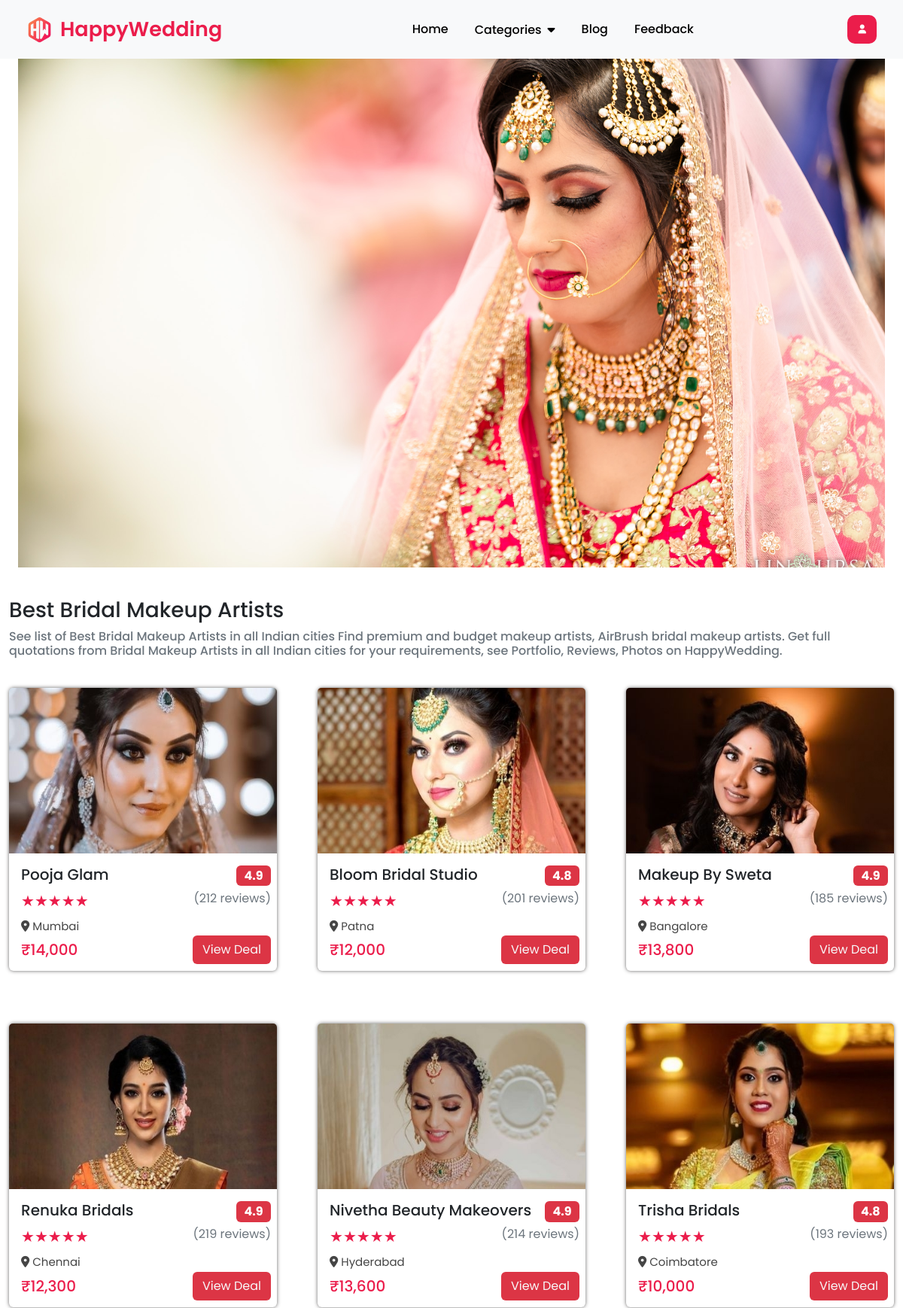
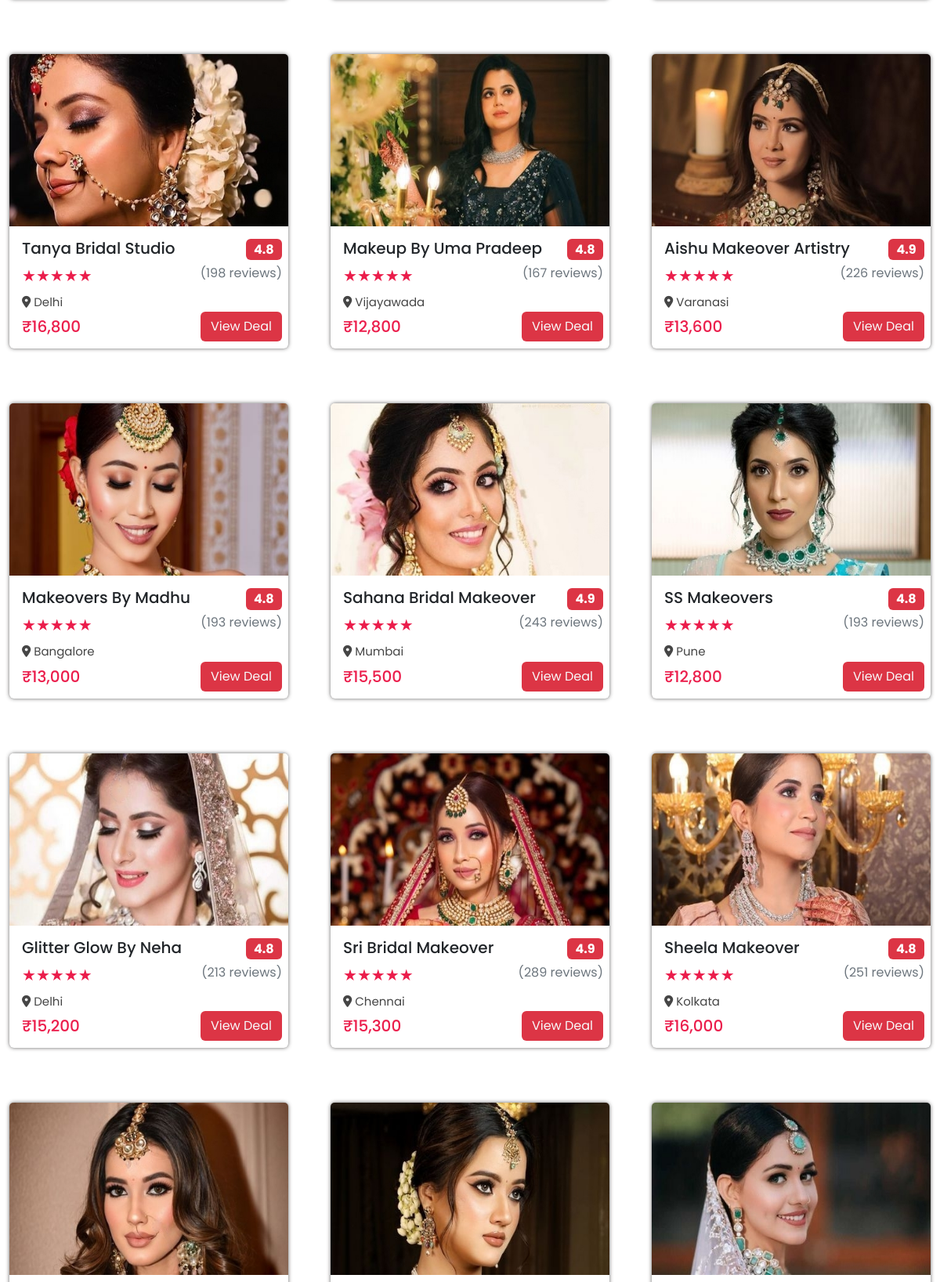
Page /makeup/ (upper part) on the committed database (2 pictures, top to bottom).
### eventapp/models.py (models this page shows, shortened)
class Makeup(models.Model):
    img=models.ImageField(upload_to="mak")
    name=models.CharField(max_length=50)
    rate=models.CharField(max_length=50)
    review=models.CharField(max_length=50)
    place=models.CharField(max_length=50)
    price=models.CharField(max_length=50)

### eventapp/views.py (the view)
# urls.py: path('makeup/',views.makeup,name='makeup'),
def makeup(request):
    dict_mak={
        'mak':Makeup.objects.all()
    }
    return render(request,'makeup.html',dict_mak)

### templates/makeup.html (shortened to what this page needs)
{% extends 'base.html' %}
{% load static %}
{% block content %}
<div class="container-fluid transparent-bg"></div>
<div class="container">
    <h3 class="title">Best Bridal Makeup Artists</h3>
    <h6 class="description my-2 text-secondary">See list of Best Bridal Makeup Artists in all Indian cities Find premium and budget makeup artists, AirBrush bridal makeup artists. Get full quotations from Bridal Makeup Artists in all Indian cities for your requirements, see Portfolio, Reviews, Photos on  HappyWedding.</h6>
    <div class="row">
        {% for i in mak %}
            <div class="event-card">
                <div class="card">
                    <img src="{{i.img.url}}" class="card-img-top" alt="">
                    <div class="card-body">
                        <h5 class="card-title">{{i.name}} <span class="badge bg-danger position-absolute end-0 me-2">{{i.rate}}</span></h5>
                        <p class="stars fs-5">&#9733;&#9733;&#9733;&#9733;&#9733;<span class="review text-secondary position-absolute end-0 me-2"> ({{i.review}} reviews)</span></p>
                        <p class="place"><i class="fa-solid fa-location-dot"></i> {{i.place}}</p>
                        <h5 class="card-text price mt-3">₹{{i.price}}<a href="{% url 'mak' %}" class="btn bg-danger text-light position-absolute end-0 me-2">View Deal</a></h5>
                    </div>
                </div>
            </div>
        {% endfor %}
    </div>
</div>
{% endblock %}

### templates/base.html (shortened to what this page needs)
{% load static %}
<!DOCTYPE html>
<html lang="en">
<head>
    <link href="https://cdn.jsdelivr.net/npm/bootstrap@5.3.3/dist/css/bootstrap.min.css" rel="stylesheet">
    <link rel="stylesheet" href="https://cdnjs.cloudflare.com/ajax/libs/font-awesome/6.5.1/css/all.min.css" />
</head>
<body>
    <header>
        <nav class="navbar navbar-expand-lg bg-body-tertiary">
            <a href="#" class="logo">
                <img src="{% static 'index img/logo.png' %}" alt="logo">
                <h2 class="navbar-brand my-auto">HappyWedding</h2>
            </a>
            <ul class="links my-auto">
                <li class="nav-item">
                    <a class="nav-link active" aria-current="page" href="{% url 'index' %}">Home</a>
                </li>
                <li class="nav-item dropdown">
                    <a class="nav-link" href="#" role="button" data-bs-toggle="dropdown" aria-expanded="false">Categories<i class="fa-solid fa-caret-down ms-2 mt-1"></i></a>
                </li>
                <li class="nav-item">
                    <a class="nav-link" href="{% url 'blog' %}">Blog</a>
                </li>
                <li class="nav-item">
                    <a class="nav-link" href="{% url 'review' %}">Feedback</a>
                </li>
            </ul>
            <div class="d-flex">
                <a class="login-btn" href="{% url 'log' %}"><i class="fas fa-user"></i></a>
            </div>
        </nav>
    </header>
	{% block content %}
    {% endblock %}
</body>
</html>

### templates/base.html (style rules this page uses)
* { margin: 0; padding: 0; box-sizing: border-box; text-decoration: none; font-family: "Poppins", sans-serif; }
body { margin-top: 50px; height: 100vh; width: 100%; line-height: 1.5; }
header { position: fixed; width: 100%; top: 0; left: 0; z-index: 10; }
.navbar { display: flex; padding: 18px 35px; margin: 0 auto; justify-content: space-between; align-items: center; }
.navbar .logo { gap: 10px; display: flex; align-items: center; text-decoration: none; }
.navbar .logo img { width: 35px; border-radius: 50%; }
.navbar .logo h2 { color: #eb1d4b; font-weight: 600; font-size: 27px; }
.navbar .links { display: flex; gap: 35px; list-style: none; align-items: center; }
.navbar .links a { color: #000000; font-size: 16px; font-weight: 500; text-decoration: none; transition: 0.1s ease; }
.navbar .login-btn { border: none; outline: none; background: #eb1d4b; color: #ffffff; border-radius: 10px; font-size: 12px; padding: 10px 14px; cursor: pointer; transition: 0.15s ease; }
.container { max-width: 1200px; margin: auto; }
.card { cursor: pointer; margin-bottom: 70px; border: none; box-shadow: 0 0 5px rgba(83, 82, 82, 0.89); }
.event-card { width: 380px; }
.card img { height: 220px; }

### rows in the picture
Makeup: img (picture), name "Pooja Glam", rate "4.9", review "212", place "Mumbai", price "14,000"
Makeup: img (picture), name "Bloom Bridal Studio", rate "4.8", review "201", place "Patna", price "12,000"
Makeup: img (picture), name "Makeup By Sweta", rate "4.9", review "185", place "Bangalore", price "13,800"
Makeup: img (picture), name "Renuka Bridals", rate "4.9", review "219", place "Chennai", price "12,300"
Makeup: img (picture), name "Nivetha Beauty Makeovers", rate "4.9", review "214", place "Hyderabad", price "13,600"
Makeup: img (picture), name "Trisha Bridals", rate "4.8", review "193", place "Coimbatore", price "10,000"
Makeup: img (picture), name "Tanya Bridal Studio", rate "4.8", review "198", place "Delhi", price "16,800"
Makeup: img (picture), name "Makeup By Uma Pradeep", rate "4.8", review "167", place "Vijayawada", price "12,800"
Makeup: img (picture), name "Aishu Makeover Artistry", rate "4.9", review "226", place "Varanasi", price "13,600"
Makeup: img (picture), name "Makeovers By Madhu", rate "4.8", review "193", place "Bangalore", price "13,000"
Makeup: img (picture), name "Sahana Bridal Makeover", rate "4.9", review "243", place "Mumbai", price "15,500"
Makeup: img (picture), name "SS Makeovers", rate "4.8", review "193", place "Pune", price "12,800"
Makeup: img (picture), name "Glitter Glow By Neha", rate "4.8", review "213", place "Delhi", price "15,200"
Makeup: img (picture), name "Sri Bridal Makeover", rate "4.9", review "289", place "Chennai", price "15,300"
Makeup: img (picture), name "Sheela Makeover", rate "4.8", review "251", place "Kolkata", price "16,000"
Makeup: img (picture)
Makeup: img (picture)
Makeup: img (picture)
